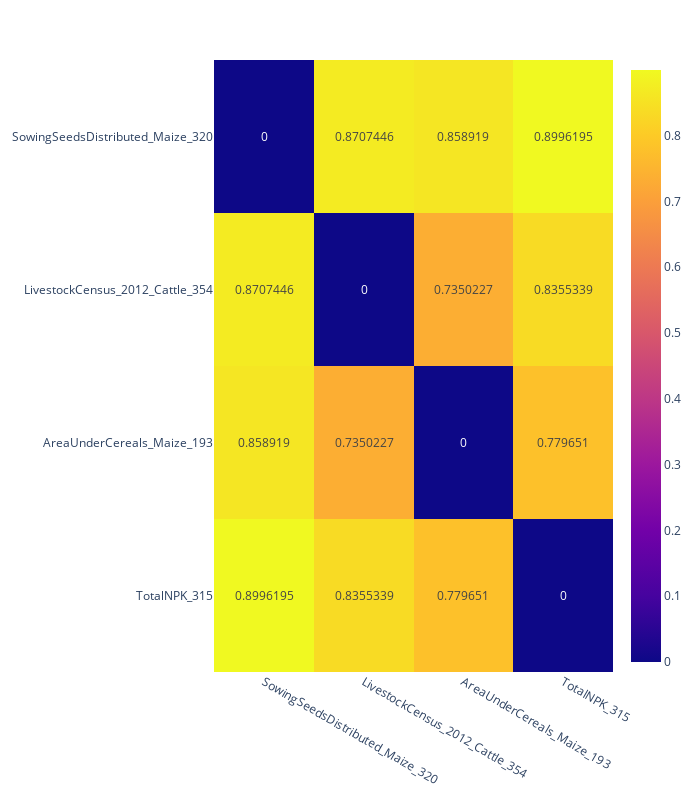

Notebook code for this chart:
### Code cell
import plotly.express as px
fig = px.imshow(corr, text_auto=True, aspect="auto")
fig.layout.height = 800
fig.layout.width = 700
fig.show()

### Figure 1 — Plotly figure (JSON) as saved in the notebook; plotly's stock layout.template omitted (floating-point values rounded to 4 significant figures)
{"data": [{"coloraxis": "coloraxis", "hovertemplate": "x: %{x}<br>y: %{y}<br>color: %{z}<extra></extra>", "name": "0", "texttemplate": "%{z}", "type": "heatmap", "x": ["SowingSeedsDistributed_Maize_320", "LivestockCensus_2012_Cattle_354", "AreaUnderCereals_Maize_193", "TotalNPK_315"], "xaxis": "x", "y": ["SowingSeedsDistributed_Maize_320", "LivestockCensus_2012_Cattle_354", "AreaUnderCereals_Maize_193", "TotalNPK_315"], "yaxis": "y", "z": [[0, 0.8707, 0.8589, 0.8996], [0.8707, 0, 0.735, 0.8355], [0.8589, 0.735, 0, 0.7797], [0.8996, 0.8355, 0.7797, 0]]}], "layout": {"coloraxis": {"colorscale": [[0, "#0d0887"], [0.1111, "#46039f"], [0.2222, "#7201a8"], [0.3333, "#9c179e"], [0.4444, "#bd3786"], [0.5556, "#d8576b"], [0.6667, "#ed7953"], [0.7778, "#fb9f3a"], [0.8889, "#fdca26"], [1, "#f0f921"]]}, "height": 800, "margin": {"t": 60}, "width": 700, "xaxis": {"anchor": "y", "autorange": true, "domain": [0, 1], "range": [-0.5, 3.5], "type": "category"}, "yaxis": {"anchor": "x", "autorange": true, "domain": [0, 1], "range": [3.5, -0.5], "type": "category"}}}
